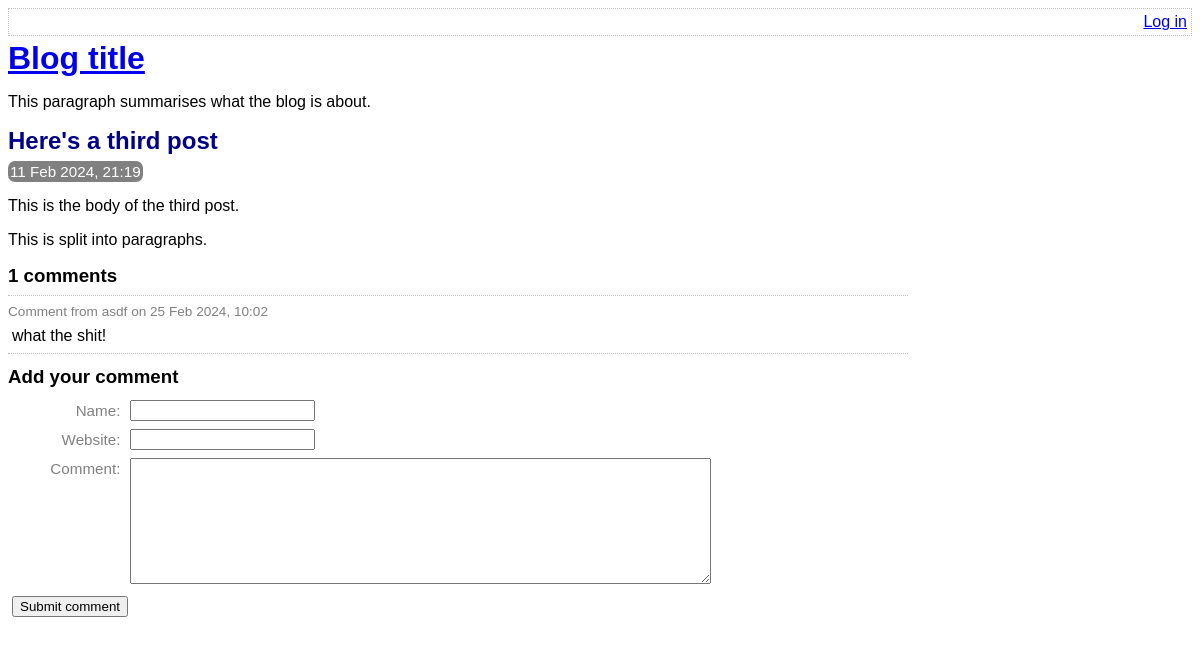
Page /view-post.php?post_id=3 on the earlier database version.
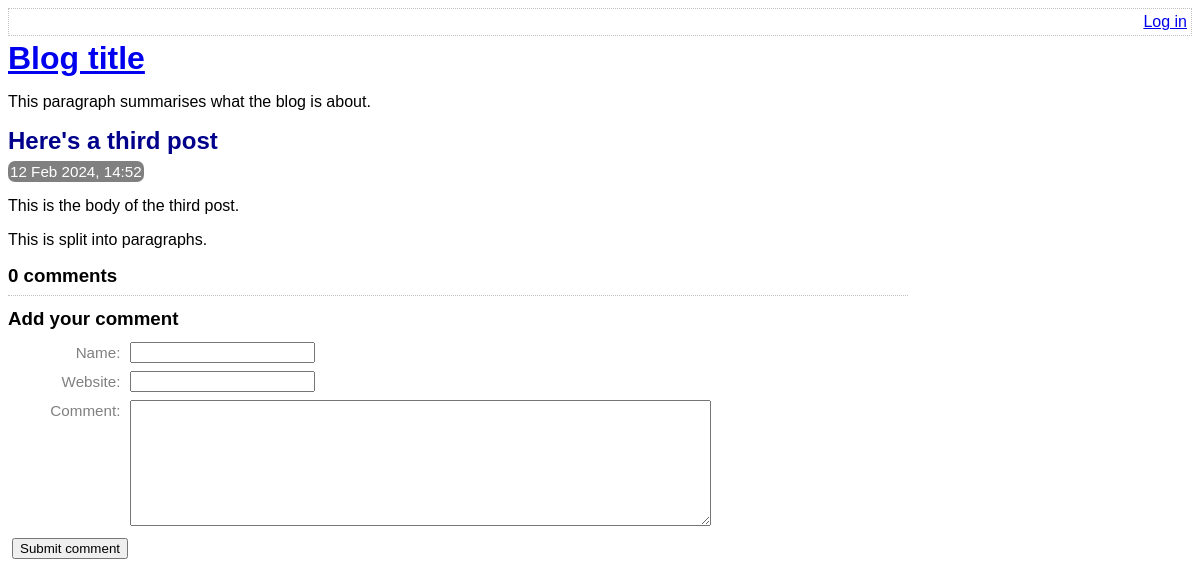
Same page on the later database version.
### tables this page shows
CREATE TABLE post (
	id INTEGER PRIMARY KEY AUTOINCREMENT NOT NULL,
	title VARCHAR NOT NULL,
	body VARCHAR NOT NULL,
	user_id INTEGER NOT NULL,
	created_at VARCHAR NOT NULL,
	updated_at VARCHAR,
	FOREIGN KEY (user_id) REFERENCES user(id)
);

CREATE TABLE comment (
	id INTEGER PRIMARY KEY AUTOINCREMENT NOT NULL,
	post_id INTEGER NOT NULL,
	created_at VARCHAR NOT NULL,
	name VARCHAR NOT NULL,
	website VARCHAR,
	text VARCHAR NOT NULL,
	FOREIGN KEY (post_id) REFERENCES post(id)
);

### lib/view-post.php (called while the page is built, shortened)
<?php
function getPostRow(PDO $pdo, $postId)
{
    $stmt = $pdo->prepare(
        'SELECT
            title, created_at, body,
            (SELECT COUNT(*) FROM comment WHERE comment.post_id = post.id) comment_count
        FROM
            post
        WHERE
            id = :id'
    );
    $result = $stmt->execute(
        array('id' => $postId, )
    );
    $row = $stmt->fetch(PDO::FETCH_ASSOC);
    return $row;
}

### view-post.php (the view, shortened to what this page needs)
<?php
require_once 'lib/common.php';
require_once 'lib/view-post.php';
if (isset($_GET['post_id']))
{
    $postId = $_GET['post_id'];
}
else
{
    $postId = 0;
}
$pdo = getPDO();
$row = getPostRow($pdo, $postId);
$commentCount = $row['comment_count'];
?>
<!DOCTYPE html>
<html>
    <head>
        <?php require 'templates/head.php' ?>
    </head>
    <body>
        <?php require 'templates/title.php' ?>
        <div class="post">
            <h2>
                <?php echo htmlEscape($row['title']) ?>
            </h2>
            <div class="date">
                <?php echo convertSqlDate($row['created_at']) ?>
            </div>
            <?php echo convertNewlinesToParagraphs($row['body']) ?>
        </div>
        <?php require 'templates/list-comments.php' ?>
        <?php require 'templates/comment-form.php' ?>
    </body>
</html>

### lib/common.php (shortened to what this page needs)
<?php
function htmlEscape($html)
{
    return htmlspecialchars($html, ENT_HTML5, 'UTF-8');
}
function convertSqlDate($sqlDate)
{
    $date = DateTime::createFromFormat('Y-m-d H:i:s', $sqlDate);
    return $date->format('d M Y, H:i');
}
function convertNewlinesToParagraphs($text)
{
    $escaped = htmlEscape($text);
    return '<p>' . str_replace("\n", "</p><p>", $escaped) . '</p>';
}
function getCommentsForPost(PDO $pdo, $postId)
{
    $sql = "
        SELECT
            id, name, text, created_at, website
        FROM
            comment
        WHERE
            post_id = :post_id
    ";
    $stmt = $pdo->prepare($sql);
    $stmt->execute(
        array('post_id' => $postId, )
    );
    return $stmt->fetchAll(PDO::FETCH_ASSOC);
}

### templates/list-comments.php (shortened to what this page needs)
<form
    action="view-post.php?action=delete-comment&amp;post_id=<?php echo $postId?>&amp;"
    method="post"
    class="comment-list"
>
    <h3><?php echo $commentCount ?> comments</h3>
    <?php foreach (getCommentsForPost($pdo, $postId) as $comment): ?>
        <div class="comment">
            <div class="comment-meta">
                Comment from
                <?php echo htmlEscape($comment['name']) ?>
                on
                <?php echo convertSqlDate($comment['created_at']) ?>
            </div>
            <div class="comment-body">
                <?php echo convertNewlinesToParagraphs($comment['text']) ?>
            </div>
        </div>
    <?php endforeach ?>
</form>

Differences in the rows shown:
removed comment: name "asdf", created_at "25 Feb 2024, 10:02", text "what the shit!"
changed post "Here's a third post": created_at "11 Feb 2024, 21:19" → "12 Feb 2024, 14:52"
Other differences:
$commentCount: "1" → "0"
